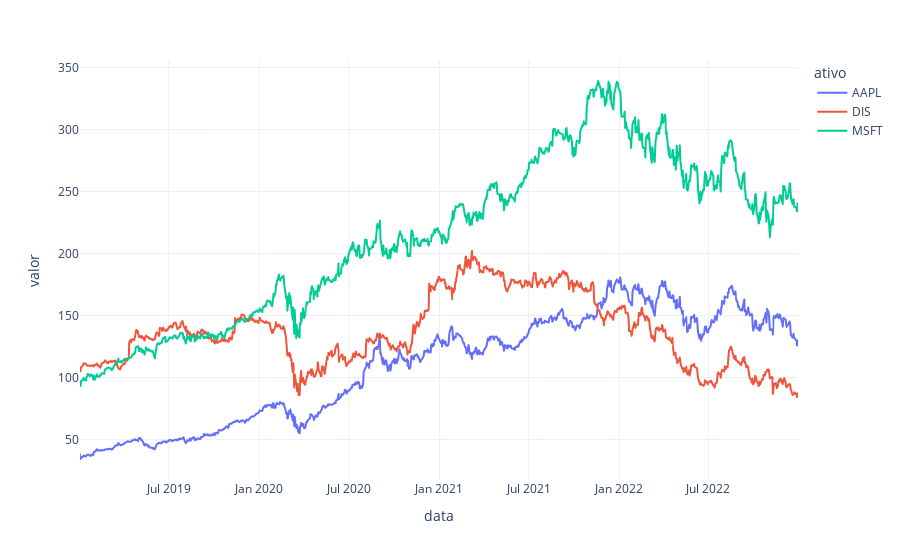

Notebook code cell kept with this figure:
### Markdown cell above
![newplot.png](attachment:newplot.png)

### Code cell
fig = px.line(amplitudade_vertical, x='data', y='valor', color='ativo', template='plotly_white')
fig.show()

### Figure 1 — Plotly figure (JSON) as saved in the notebook; plotly's stock layout.template omitted (floating-point values rounded to 4 significant figures; data arrays with more than 128 entries replaced by an {"elided": "..."} marker saying what was removed)
{"data": [{"hovertemplate": "ativo=AAPL<br>data=%{x}<br>valor=%{y}<extra></extra>", "legendgroup": "AAPL", "line": {"color": "#636efa", "dash": "solid"}, "marker": {"symbol": "circle"}, "mode": "lines", "name": "AAPL", "showlegend": true, "type": "scattergl", "x": {"elided": "1008 str values"}, "xaxis": "x", "y": {"elided": "1008 float values"}, "yaxis": "y"}, {"hovertemplate": "ativo=DIS<br>data=%{x}<br>valor=%{y}<extra></extra>", "legendgroup": "DIS", "line": {"color": "#EF553B", "dash": "solid"}, "marker": {"symbol": "circle"}, "mode": "lines", "name": "DIS", "showlegend": true, "type": "scattergl", "x": {"elided": "1008 str values"}, "xaxis": "x", "y": {"elided": "1008 float values"}, "yaxis": "y"}, {"hovertemplate": "ativo=MSFT<br>data=%{x}<br>valor=%{y}<extra></extra>", "legendgroup": "MSFT", "line": {"color": "#00cc96", "dash": "solid"}, "marker": {"symbol": "circle"}, "mode": "lines", "name": "MSFT", "showlegend": true, "type": "scattergl", "x": {"elided": "1008 str values"}, "xaxis": "x", "y": {"elided": "1008 float values"}, "yaxis": "y"}], "layout": {"legend": {"title": {"text": "ativo"}, "tracegroupgap": 0}, "margin": {"t": 60}, "xaxis": {"anchor": "y", "domain": [0, 1], "title": {"text": "data"}}, "yaxis": {"anchor": "x", "domain": [0, 1], "title": {"text": "valor"}}}}
